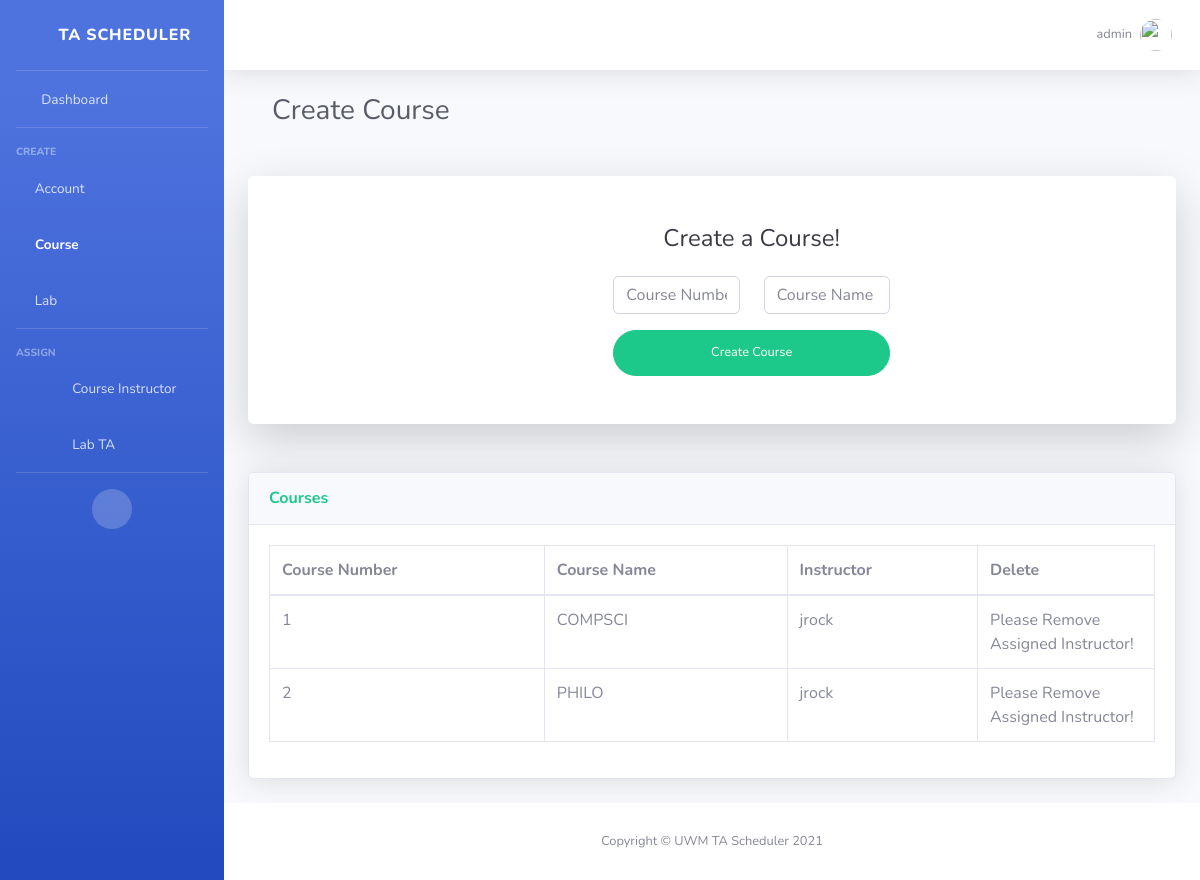
Before: /create-course/ (signed in) with the older database file.
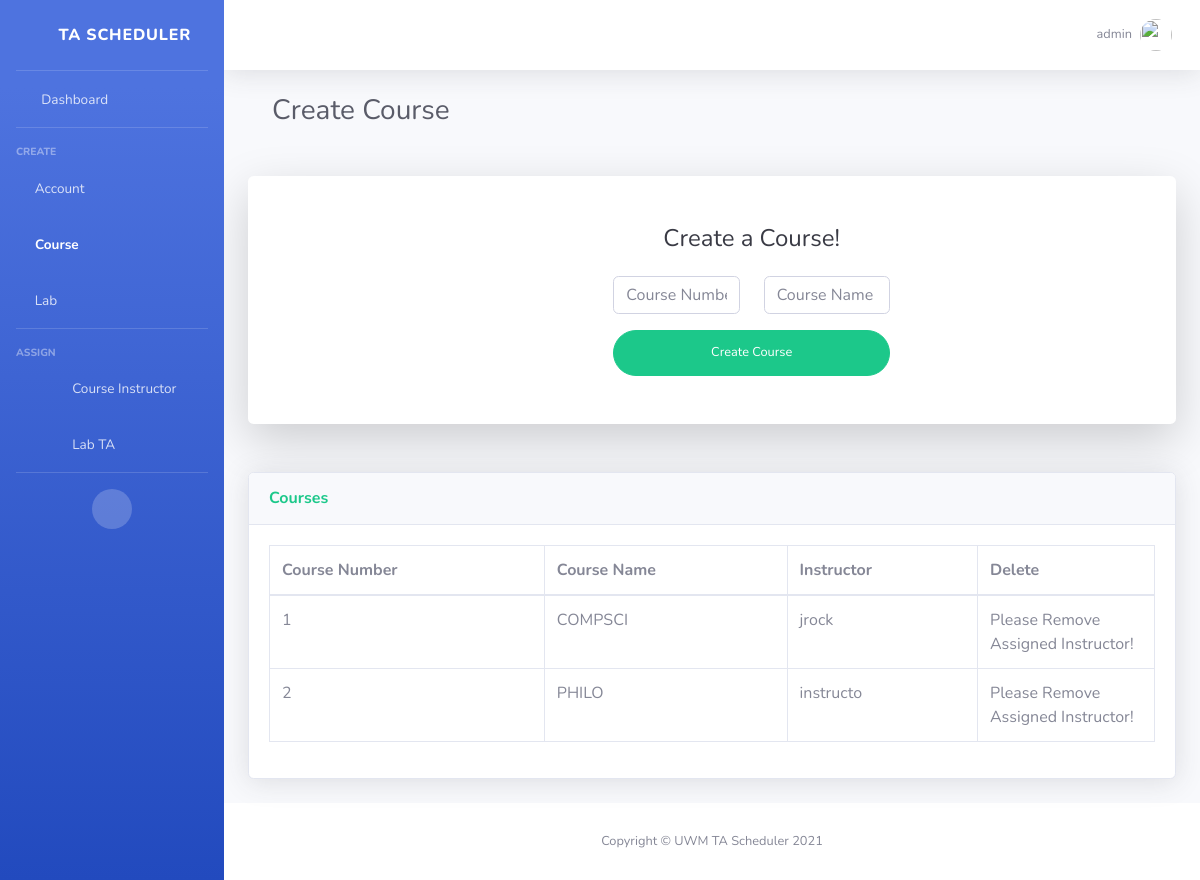
After: the same page with the newer database file.
### TA_Scheduler/models.py (models this page shows)
class myCourse(models.Model):
    courseName = models.CharField(max_length=20)
    courseNumber = models.IntegerField()
    instructorUserName = models.CharField(max_length=40)

### TA_Scheduler/views.py (the view, shortened to what this page needs)
# urls.py: path('create-course/', CreateCourse.as_view()),
class CreateCourse(View):
    def get(self,request):
        userName = request.session["userName"]
        if(verifyLogin.verifyLogin(userName, request) == False):
            return render(request, "logout.html", {})
        course_list = list(myCourse.objects.values_list("courseNumber", "courseName", "instructorUserName"))
        if (request.session["userType"] == "Administrator"):
            return render(request,"create-course.html",{"course_list":course_list, "userName":userName, "errorMessage":""})
        else:
            request.session["error"] = "Unauthorized!"
            return redirect("/home/")

### TA_Scheduler/verifyLogin.py (called while the page is built)
    def verifyLogin(userName, request):
        userFound = list(myAccount.objects.filter(userName=userName))
        if(len(userFound) == 0):
            auth_logout(request)
            return False
        return True

### templates/create-course.html (shortened to what the changed rows need)
{% load static %}
<!DOCTYPE html>
<html lang="en">
<head>
    <link href="{% static '/vendor/fontawesome-free/css/all.min.css' %}" rel="stylesheet" type="text/css">
    <link href="{% static '/css/sb-admin-2.min.css' %}" rel="stylesheet">
    <link href="{% static '/vendor/datatables/dataTables.bootstrap4.min.css' %}" rel="stylesheet">
</head>
<body id="page-top">
<div id="wrapper">
    <div id="content-wrapper" class="d-flex flex-column">
        <div id="content">
            <div class="container-fluid">
                <div class="container-fluid">
                    <h1 class="h3 mb-4 text-gray-800">Create Course</h1>
                </div>
                <div class="card o-hidden border-0 shadow-lg my-5">
                    <div class="card-body p-0">
                        <div class="row">
                            <div class="col-lg-5">
                                <div class="p-5">
                                    <div class="text-center">
                                        <h1 class="h4 text-gray-900 mb-4">Create a Course!</h1>
                                    </div>
                                </div>
                            </div>
                        </div>
                    </div>
                </div>
                <div class="card shadow mb-4">
                    <div class="card-body">
                        <div class="table-responsive">
                            <table class="table table-bordered" id="courseData" width="100%" cellspacing="0">
                                <thead>
                                <tr>
                                    <th>Course Number</th>
                                    <th>Course Name</th>
                                    <th>Instructor</th>
                                    <th style="width: 20%;">Delete</th>
                                </tr>
                                </thead>
                                <tbody>
                                {% for i in course_list %}
                                    <tr>
                                        <td>{{ i.0 }}</td>
                                        <td>{{ i.1 }}</td>
                                        <td>{{ i.2 }}</td>
                                        <td>
                                            {% if i.2 == "NOT SET" %}
                                                <form action="/delete-course/" method="post">{% csrf_token %}
                                                    <button type="submit" class="btn btn-success btn-user btn-block"
                                                            name="deleteCourse" value="{{ i.0 }}">Delete Course
                                                    </button>
                                                    <input type="hidden" name="returnUrl" value="/create-course/">
                                                </form>
                                            {% else %}
                                               Please Remove Assigned Instructor!
                                            {% endif %}
                                        </td>
                                    </tr>
                                {% endfor %}
                                </tbody>
                            </table>
                        </div>
                    </div>
                </div>
            </div>
        </div>
    </div>
</div>
</body>
</html>

Changed rows visible on the page:
changed myCourse "PHILO": instructorUserName "jrock" → "instructo"
